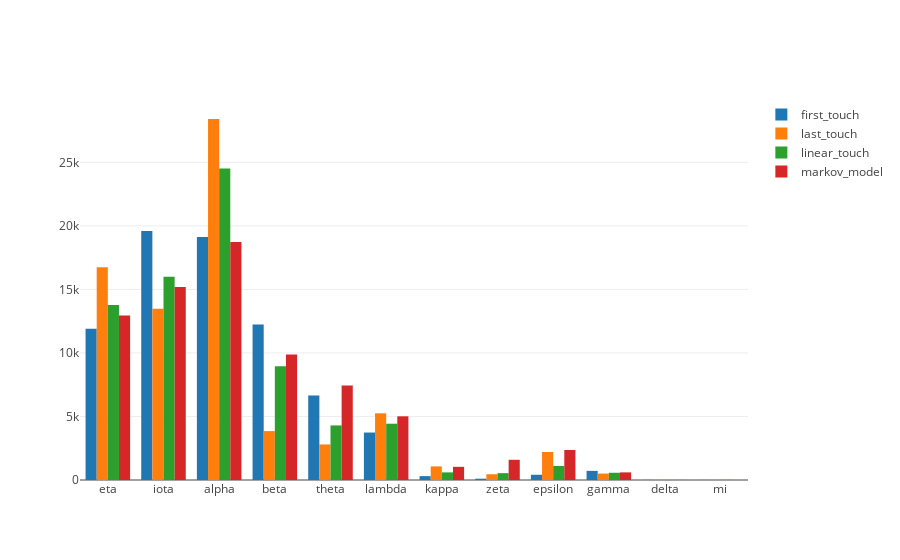

Here is the notebook cell this chart was saved with:
### Code cell
fig = dict({"data":data})
pio.show(fig,validate=False)

### Figure 1 — Plotly figure (JSON) as saved in the notebook; plotly's stock layout.template omitted (floating-point values rounded to 4 significant figures)
{"data": [{"histfunc": "sum", "transforms": [{"groups": ["first_touch", "first_touch", "first_touch", "first_touch", "first_touch", "first_touch", "first_touch", "first_touch", "first_touch", "first_touch", "first_touch", "first_touch", "last_touch", "last_touch", "last_touch", "last_touch", "last_touch", "last_touch", "last_touch", "last_touch", "last_touch", "last_touch", "last_touch", "last_touch", "linear_touch", "linear_touch", "linear_touch", "linear_touch", "linear_touch", "linear_touch", "linear_touch", "linear_touch", "linear_touch", "linear_touch", "linear_touch", "linear_touch", "markov_model", "markov_model", "markov_model", "markov_model", "markov_model", "markov_model", "markov_model", "markov_model", "markov_model", "markov_model", "markov_model", "markov_model"], "type": "groupby"}], "type": "histogram", "x": ["eta", "iota", "alpha", "beta", "theta", "lambda", "kappa", "zeta", "epsilon", "gamma", "delta", "mi", "eta", "iota", "alpha", "beta", "theta", "lambda", "kappa", "zeta", "epsilon", "gamma", "delta", "mi", "eta", "iota", "alpha", "beta", "theta", "lambda", "kappa", "zeta", "epsilon", "gamma", "delta", "mi", "eta", "iota", "alpha", "beta", "theta", "lambda", "kappa", "zeta", "epsilon", "gamma", "delta", "mi"], "y": [11910.0, 19600.0, 19120.0, 12240.0, 6652.0, 3736.0, 305.7, 103.0, 412.3, 719.0, 6.119, 5.273, 16750.0, 13490.0, 28410.0, 3850.0, 2799.0, 5250.0, 1069.0, 453.3, 2203.0, 506.0, 10.97, 5.273, 13780.0, 15990.0, 24520.0, 8954.0, 4296.0, 4430.0, 599.7, 539.5, 1106.0, 569.4, 4.404, 6.081, 12960.0, 15190.0, 18720.0, 9876.0, 7445.0, 5013.0, 1036.0, 1591.0, 2363.0, 600.8, 4.077, 0]}], "layout": {}}
